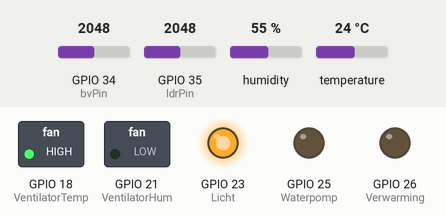
Simulated run of this sketch. Board: ESP32. Shown: switched loads named in the sketch (green lamp = pin HIGH), output pins drawn as LEDs (lit = HIGH). The test bench sets the inputs (shaded band); at power-on: humidity 55 %, GPIO 35 (ldrPin) = 2048, GPIO 34 (bvPin) = 2048, temperature 24 °C. WiFi joins after 1.5 s; servers stay silent unless stated.

Above: at 3.0 s.
3.1 s: humidity set to 58 %
6.9 s: humidity set to 61 %
At 8.2 s:
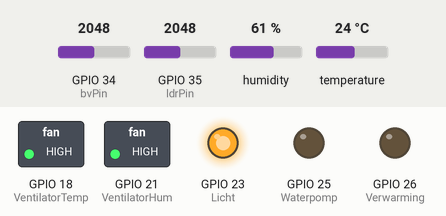
10.7 s: GPIO 35 (ldrPin) set to 1999
At 11.5 s:
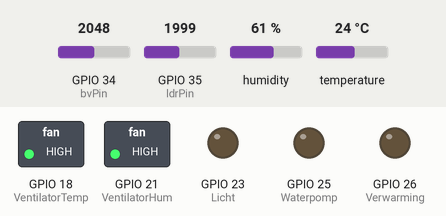
14.5 s: GPIO 34 (bvPin) set to 2825
18.3 s: GPIO 34 (bvPin) set to 2910
At 21.2 s:
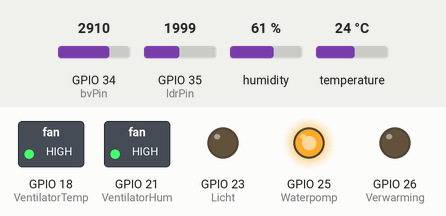
22.1 s: temperature set to 12 °C
At 23.3 s:
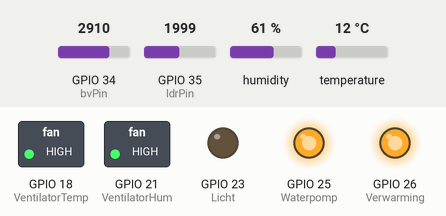
Timing chart, 0 to 25.1 s (numbered marks = the images above; inputs shaded):
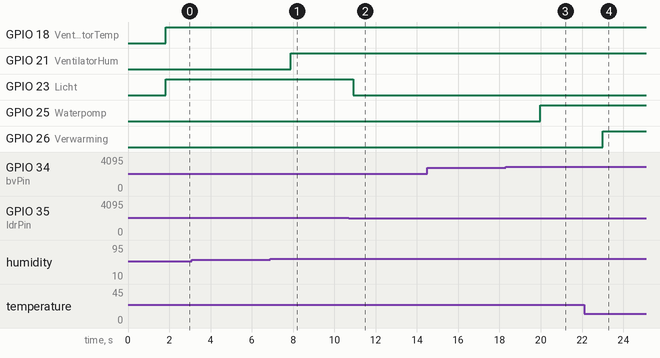

The sketch:

Eindproject_Sensoren_en_Interfacing.ino
```cpp
#define BLYNK_TEMPLATE_ID "....."
#define BLYNK_TEMPLATE_NAME ".........."
#define BLYNK_PRINT Serial

// Add these libraries to use the DHT sensor and to use the Blynk App
#include <BlynkSimpleEsp32.h>
#include <DHT.h>

// Define the pins for the sensors and actuators
#define DHT_PIN 4          // The DHT11 measures temperature and humidity
#define ldrPin 35          // The LDR measures the light strength of the environment so that the light comes on when it is too dark
#define bvPin 34           // The soil moisture sensor measures soil moisture so the pump waters at the right time
#define VentilatorTemp 18  // This fan blows air into the greenhouse so regulates the temperature
#define VentilatorHum 21   // This fan pulls air from the greenhouse so regulates humidity
#define Licht 23           // The lamp turns on when it is too dark
#define Verwarming 26      // The heating comes on when it is too cold
#define Waterpomp 25       // The water pump comes on when the ground is too dry

// Put your auth code of your Blynk project, WiFi name and WiFi password here
char auth[] = "......................";
char ssid[] = "............";
char pass[] = "...............";

// Define the DHT sensor
DHT dht(DHT_PIN, DHT11);

// These variables reflect the measured temperature, humidity, light and soil moisture
float gemetenTemp = 0;
float gemetenHum = 0;
float gemetenLicht = 0;
float gemetenBodemv = 0;

// These variables are used to set the parameters for the actuators.
float minTemp = 0;    // This variable ensures that when the temperature goes below this value, that the heater turns on
float maxTemp = 0;    // This variable ensures that when the temperature goes above this value, that the fan for the temperature turns on
float minLicht = 0;   // This variable ensures that when the light percentage goes below this value, that then the lamp turns on
float maxHum = 0;     // This variable ensures that when the humidity percentage goes above this value, that then the humidity fan turns on
float minBodemv = 0;  // This variable ensures that when the soil moisture percentage goes below this value, that then the water pump turns on

// These variables are for what controls and parameters you want to use
bool bediening = true;
bool parameters = true;

// This function allows you to switch between types of controls in your Blynk App (based on the sensors or manually)
BLYNK_WRITE(V0) {
  bediening = !bediening;
}

// This function allows you to switch between parameters (default or custom) in your Blynk App
BLYNK_WRITE(V20) {
  parameters = !parameters;
}

// You can use these functions to modify the parameters in your Blynk App if the 'parameters' variable is 'false' (So when the button in your Blynk App is turned on)
BLYNK_WRITE(V21) {
  if (!parameters) {
    minTemp = param.asFloat();
  }
}
BLYNK_WRITE(V22) {
  if (!parameters) {
    maxTemp = param.asFloat();
  }
}
BLYNK_WRITE(V23) {
  if (!parameters) {
    maxHum = param.asFloat();
  }
}
BLYNK_WRITE(V24) {
  if (!parameters) {
    minLicht = param.asFloat();
  }
}
BLYNK_WRITE(V25) {
  if (!parameters) {
    minBodemv = param.asFloat();
  }
}

// In the setup you start the serial communication, connect to your Blynk project, start the DHT11 sensor and also define which pins are input and output
void setup() {
  Serial.begin(9600);
  Blynk.begin(auth, ssid, pass, "...", 8081);  // Make sure your port is also set to 8081 and that you enter your own domain on the dots
  dht.begin();
  pinMode(VentilatorTemp, OUTPUT);
  pinMode(VentilatorHum, OUTPUT);
  pinMode(Licht, OUTPUT);
  pinMode(Verwarming, OUTPUT);
  pinMode(Waterpomp, OUTPUT);
  pinMode(ldrPin, INPUT);
  pinMode(bvPin, INPUT);
}

void loop() {
  // At the beginning of the loop function you start your Blynk and the sensor values are always read
  Blynk.run();
  sensorLezing();
  // Then if your variable 'bediening' is 'true' then the 'sensorVerwerking' function is called
  if (bediening) {
    sensorVerwerking();
  }
  // If the variable 'bediening' is 'false' then the 'sensorVerwerking' function is skipped and the 'actuatoren' function is started (This function is always called)
  actuatoren();
  delay(3000);
}

// This function reads the values of the sensors and sends them to the Blynk app
void sensorLezing() {
  gemetenTemp = dht.readTemperature();
  gemetenHum = dht.readHumidity();
  gemetenLicht = map(analogRead(ldrPin), 0, 4096, 100, 0); //Map the analogue values so that you obtain a percentage
  gemetenBodemv = map(analogRead(bvPin), 0, 4096, 100, 0); //Map the analogue values so that you obtain a percentage

  Blynk.virtualWrite(V10, gemetenTemp);
  Blynk.virtualWrite(V11, gemetenHum);
  Blynk.virtualWrite(V12, gemetenLicht);
  Blynk.virtualWrite(V13, gemetenBodemv);
}

// This function processes the values of the sensors so that each actuator turns on or off at the right time
void sensorVerwerking() {
  // If the variable 'parameters' is 'true', then these parameters are used. So these are default. You can, of course, change these to your own desire.
  if (parameters) {
    minTemp = 18;
    maxTemp = 24;
    minLicht = 50;
    maxHum = 60;
    minBodemv = 30;
  }
  // If the variable 'parameters' is 'false', then the default values are not set and so you can set them yourself in your Blynk app.
  if (gemetenTemp >= maxTemp) {
    digitalWrite(VentilatorTemp, HIGH);
  } else if (gemetenTemp < maxTemp && gemetenTemp > minTemp) {
    digitalWrite(VentilatorTemp, LOW);
    digitalWrite(Verwarming, LOW);
  } else {
    digitalWrite(Verwarming, HIGH);
  }
  if (gemetenHum >= maxHum) {
    digitalWrite(VentilatorHum, HIGH);
  } else {
    digitalWrite(VentilatorHum, LOW);
  }
  if (gemetenLicht > minLicht) {
    digitalWrite(Licht, LOW);
  } else {
    digitalWrite(Licht, HIGH);
  }
  if (gemetenBodemv > minBodemv) {
    digitalWrite(Waterpomp, LOW);

  } else {
    digitalWrite(Waterpomp, HIGH);
  }
}

// This feature displays the actual state of each actuator in the Blynk app regardless of the values of the sensors
void actuatoren() {
  if (digitalRead(VentilatorTemp) == HIGH) {
    Blynk.virtualWrite(V6, "Ventil.Tem = aan");
  } else if (digitalRead(VentilatorTemp) == LOW && digitalRead(Verwarming) == LOW) {
    Blynk.virtualWrite(V6, "Vent.& Verw.=uit");
  } else {
    Blynk.virtualWrite(V6, "Verwarming = aan");
  }
  if (digitalRead(VentilatorHum) == HIGH) {
    Blynk.virtualWrite(V7, "Ventil.Hum = aan");
  } else {
    Blynk.virtualWrite(V7, "Ventil.Hum = uit");
  }
  if (digitalRead(Licht) == HIGH) {
    Blynk.virtualWrite(V5, "Licht = aan");
  } else {
    Blynk.virtualWrite(V5, "Licht = uit");
  }
  if (digitalRead(Waterpomp) == HIGH) {
    Blynk.virtualWrite(V8, "Pomp = aan");
  } else {
    Blynk.virtualWrite(V8, "Pomp = uit");
  }
}
```

Measured:
- the behaviour switches between 59 and 60 % on humidity (found by bisection; images 0 and 1)
- the behaviour switches between 2048 and 2047 on GPIO 35 (ldrPin) (found by bisection; images 1 and 2)
- the behaviour switches between 2867 and 2868 on GPIO 34 (bvPin) (found by bisection; images 2 and 3)
- after the input at 3.1 s, every drawn part: stays the same
- after the input at 6.9 s, GPIO 21 (VentilatorHum): LOW → HIGH after 0.98 s
- after the input at 10.7 s, GPIO 23 (Licht): HIGH → LOW after 0.21 s
- after the input at 14.5 s, every drawn part: stays the same
- after the input at 18.3 s, GPIO 25 (Waterpomp): LOW → HIGH after 1.7 s
- after the input at 22.1 s, GPIO 26 (Verwarming): LOW → HIGH after 0.91 s
